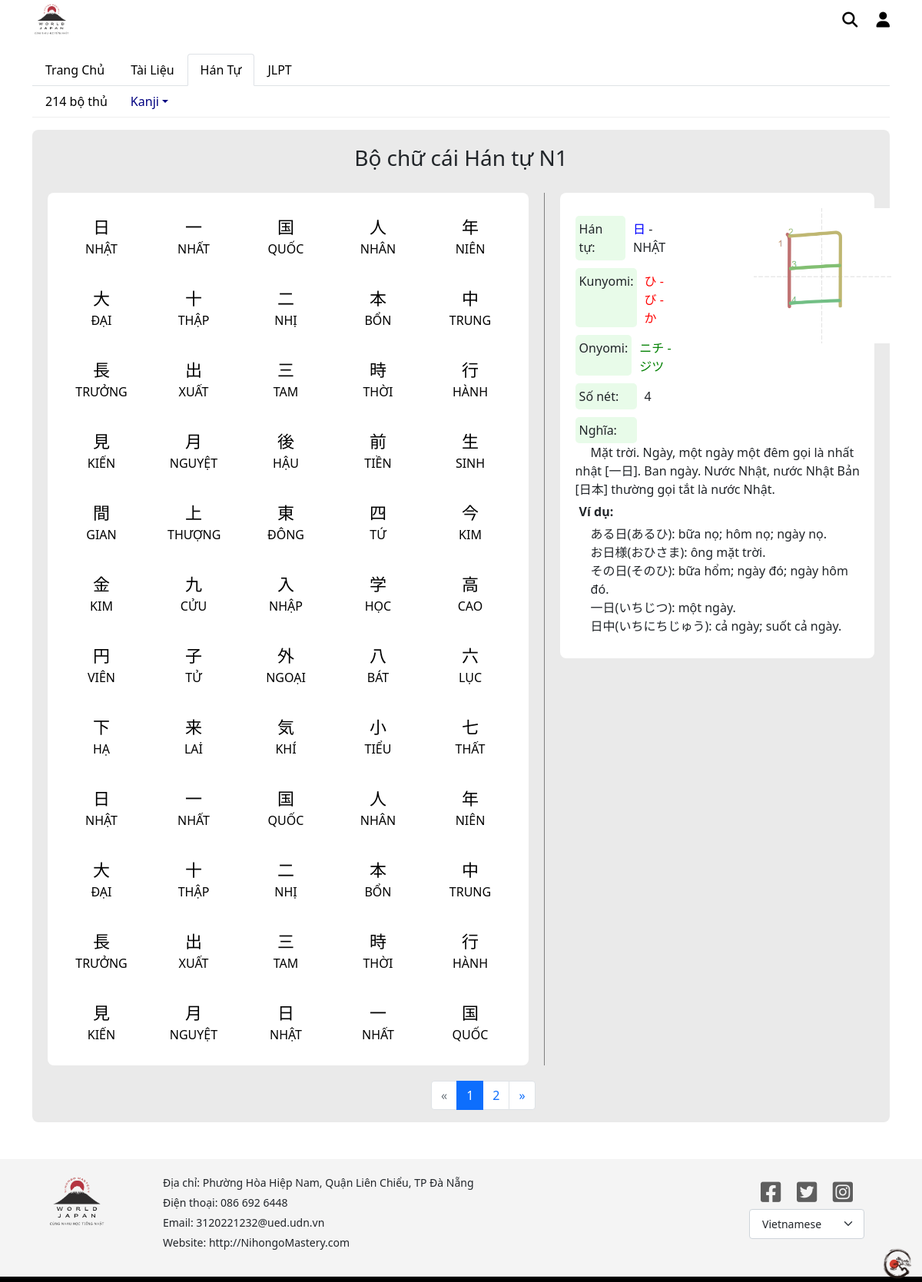
The app's page /Source/source_kanji/kanji/kanjiN1.php with its own data.
### tables this page shows
CREATE TABLE itemKanji(
	id INT AUTO_INCREMENT PRIMARY KEY,
	level_kanji_id INT NOT NULL,
	FOREIGN KEY(level_kanji_id) REFERENCES level_kanji(id),
	item VARCHAR(20) NOT NULL,
	hanTu VARCHAR(255) NOT NULL,
	kunyomi VARCHAR(255),
	onyomi VARCHAR(255),
	soNetChu INT NOT NULL,
	yNghia TEXT NOT NULL,
	imgItem VARCHAR(255) NOT NULL,
	vd_1 TEXT,
	vd_2 TEXT,
	vd_3 TEXT,
	vd_4 TEXT,
	vd_5 TEXT
);

### Source/source_kanji/kanji/kanjiN1.php (the view, shortened to what this page needs)
<?php
    $localhost = "localhost";
    $username = "root";
    $password = "";
    $dbname = "dacn";
    $conn = new mysqli($localhost,$username,$password,$dbname);
    $sql_item = "SELECT item,hanTu FROM itemKanji
        WHERE level_kanji_id like '1';";
    $sql = "SELECT * FROM itemKanji
        WHERE level_kanji_id like '1';";
    $check = $conn->query($sql_item);
    $result = $conn->query($sql);
?>
<!DOCTYPE html>
<html lang="en">
<head>
    <link rel="stylesheet" href="https://cdnjs.cloudflare.com/ajax/libs/bootstrap/5.0.1/css/bootstrap.min.css" />
    <link rel="stylesheet" href="https://cdnjs.cloudflare.com/ajax/libs/font-awesome/6.1.1/css/all.min.css" />
    <link rel="stylesheet" href="kanji.css">
</head>
<body>
    <div class="container-xl">
        <div class="row ">
            <div class="col bar">
                <div class="logo">
                    <a href="#">
                        <img src="./../../image/Nihongo_Master_Logo.png" style="width: 50px;" alt="">
                    </a>
                </div>
            </div>
            <div class="col d-flex justify-content-end bar">
                <div class="login_search" style="margin-top: 11px; ">
                    <a href="#" style="color: black; font-size: 20px; margin-right: 20px;"><i class="fas fa-search"></i></a>
                    <a href="./../../user/info/user.php" style="color: black;font-size: 20px;"><i class="fas fa-user"></i></a>
                </div>
            </div>
        </div>
        <div class="row menu">
            <div class="col">
                <ul class="nav nav-tabs" id="myTab" role="tablist">
                    <li class="nav-item" role="presentation">
                        <button class="nav-link" id="Trang_Chu-tab" data-bs-toggle="tab" data-bs-target="#Trang_Chu" type="button" role="tab" aria-controls="Trang_Chu" aria-selected="false">
                            <span style="color: black;">
                                <a style="text-decoration: none; color: black;" href="./../../home.php">Trang Chủ</a>
                            </span>
                        </button>
                    </li>
                    <li class="nav-item" role="presentation">
                        <button class="nav-link" id="Tai_Lieu-tab" data-bs-toggle="tab" data-bs-target="#Tai_Lieu" type="button" role="tab" aria-controls="Tai_Lieu" aria-selected="false">
                            <span style="color: black;">
                                <a style="text-decoration: none; color: black;" href="./../../source_tai_lieu/tailieu.php">Tài Liệu</a>
                            </span>
                        </button>
                    </li>
                    <li class="nav-item" role="presentation">
                        <button class="nav-link active" id="Han_Tu-tab" data-bs-toggle="tab" data-bs-target="#Han_Tu" type="button" role="tab" aria-controls="Han_Tu" aria-selected="true">
                            <span style="color: black;">
                                <a style="text-decoration: none; color: black;" href="./../bo_thu/bo_thu.php">Hán Tự</a>
                            </span>
                        </button>
                    </li>
                    <li class="nav-item" role="presentation">
                        <button class="nav-link" id="JLPT-tab" data-bs-toggle="tab" data-bs-target="#JLPT" type="button" role="tab" aria-controls="JLPT" aria-selected="false">
                        <span style="color: black;">
                                <a style="text-decoration: none; color: black;" href="./../../source_JLPT/JLPT_Test.php">JLPT</a>
                            </span>
                        </button>
                    </li>
                </ul>
            </div>
        </div>
        <div class="tab-content">
            <div class="tab-pane active" id="Han_Tu" role="tabpanel" aria-labelledby="Han_Tu-tab">
                <div class="menu_bar">
                    <ul>
                        <li class="nav-item dropdown">
                            <a href="./../bo_thu/bo_thu.php">214 bộ thủ</a>
                            <hr>
                        </li>
                        <li class="nav-item dropdown">
                            <a class="nav-link dropdown-toggle" href="#" style="color: navy;" id="dropdownId" data-bs-toggle="dropdown" aria-haspopup="true" aria-expanded="false">Kanji</a>
                            <hr>
                        </li>
                    </ul>
                </div>
                <hr style="color: rgb(189, 189, 189); margin-top: 0px;">
                <div class="content_number-page">
                    <h3 style="padding-top: 20px; text-align: center;">Bộ chữ cái Hán tự N1</h3>
                    <div class="content">
                        <ul class="nav nav-tabs" id="myTab" role="tablist">
                            <?php if (!is_null($check)): ?>
                                <?php $count=0; ?>
                                <?php while ($row = $check->fetch_assoc()): ?>
                                    <?php $count++; ?>
                                    <li class="nav-item list_item" role="presentation">
                                        <button class="nav-link <?php if($count === 1){echo "active";} ?> item" id="<?php echo $item = $row['item']."-tab"; ?>" data-bs-toggle="tab" data-bs-target="<?php echo "#".$item = $row['item']; ?>" type="button" role="tab" aria-controls="<?php echo $item = $row['item']; ?>" aria-selected="<?php if($count === 1){echo "true";}else{echo "false";} ?>">
                                            <div class="itemHanTu">
                                                <?php echo $item = $row['item']; ?>
                                            </div>
                                            <div class="hanTu">
                                                <?php echo $hanTu = $row['hanTu']; ?>
                                            </div>
                                        </button>
                                    </li>
                                    <?php if($count === 60){break;} ?>
                                <?php endwhile; ?>
                            <?php endif; ?>
                        </ul>
                        <div class="tab-content">
                            <?php if (!is_null($result)): ?>
                                <?php $count=0; ?>
                                <?php while ($row = $result->fetch_assoc()): ?>
                                    <?php $count++; ?>
                                    <div class="tab-pane <?php if($count === 1){echo "active";} ?>" id="<?php echo $item=$row['item']; ?>" role="tabpanel" aria-labelledby="<?php echo $item=$row['item']."-tab" ?>">
                                        <div style="display: flex;">
                                            <div class="left">
                                                <div class="item_HanTu">
                                                    <div class="title_item">
                                                        Hán tự:
                                                    </div>
                                                    <div style="margin-top: 5px;">
                                                        <span style="color: blue;">
                                                            <?php echo $item = $row['item']; ?>
                                                        </span>
                                                        <span>
                                                            <?php echo " - ". $hanTu = $row['hanTu']; ?>
                                                        </span>
                                                    </div>
                                                </div>
                                                <div class="item_Kunyomi">
                                                    <div class="title_item">
                                                        Kunyomi:
                                                    </div>
                                                    <span style="color: red; margin-top: 5px;">
                                                        <?php echo $kunyomi = $row['kunyomi']; ?>
                                                    </span>
                                                </div>
                                                <div class="item_Onyomi">
                                                    <div class="title_item">
                                                        Onyomi:
                                                    </div>
                                                    <span style="color: green; margin-top: 5px;">
                                                        <?php echo $onyomi = $row['onyomi']; ?>
                                                    </span>
                                                </div>
                                                <div class="item_SoNet">
                                                    <div class="title_item">
                                                        Số nét:
                                                    </div>
                                                    <span style="margin-top: 5px;" >
                                                        <?php echo $soNetChu = $row['soNetChu']; ?>
                                                    </span>
                                                </div>
                                            </div>
                                            <div class="right" style="margin-left: 100px;">
                                                <div class="imgKanji" style="width: 180px;">
                                                    <img style="width: 100%;" src=" <?php echo "./../../image/kanji_jlpt/". $imgItem = $row['imgItem']; ?>" alt="">
                                                </div>
                                            </div>
                                        </div>
                                        <div class="item_yNghia" style="margin-top: 10px;">
                                            <div class="title_item">
                                                Nghĩa:
                                            </div>
                                            <span style=" margin-left: 20px;">
                                                <?php echo $yNghia = $row['yNghia']; ?>
                                            </span>
                                        </div>
                                        <div class="item_viDu">
                                            <div class="title_item" style="background-color: white; font-weight: bold;">
                                                Ví dụ:
                                            </div>
                                            <div style=" margin-left: 20px;">
                                                <?php echo $vd_1 = $row['vd_1']."."; ?>
                                            </div>
                                            <div style=" margin-left: 20px;">
                                                <?php echo $vd_2 = $row['vd_2']."."; ?>
                                            </div>
                                            <div style=" margin-left: 20px;">
                                                <?php echo $vd_3 = $row['vd_3']."."; ?>
                                            </div>
                                            <div style=" margin-left: 20px;">
                                                <?php echo $vd_4 = $row['vd_4']."."; ?>
                                            </div>
                                            <div style=" margin-left: 20px;">
                                                <?php echo $vd_5 = $row['vd_5']."."; ?>
                                            </div>
                                        </div>
                                    </div>
                                    <?php if($count === 60){break;} ?>
                                <?php endwhile; ?>
                            <?php endif; ?>
                        </div>
                    </div>
                    <nav aria-label="Page navigation" style="width: 60%; display: flex; justify-content: end;">
                      <ul class="pagination" style="margin-right: 15px;">
                        <li class="page-item disabled">
                          <a class="page-link" href="./kanjiN1.php" aria-label="Previous">
                            <span aria-hidden="true">&laquo;</span>
                          </a>
                        </li>
                        <li class="page-item active" aria-current="page"><a class="page-link" href="./kanjiN1.php">1</a></li>
                        <li class="page-item"><a class="page-link" href="./kanjiN1-2.php">2</a></li>
                        <li class="page-item">
                          <a class="page-link" href="./kanjiN1-2.php" aria-label="Next">
                            <span aria-hidden="true">&raquo;</span>
                          </a>
                        </li>
                      </ul>
                    </nav>
                </div>
                </div>
            </div>
        </div>
    <br><br>
    <div class="container-fluid Information">
        <div class="row">
            <div class="col-2 infocomment">
                <div class="logo">
                    <a href="#">
                        <img src="./../../image/Nihongo_Master_Logo.png" style="width: 80px;" alt="">
                    </a>
                </div>
            </div>
            <div class="col-7 infocomment" style="text-align: start;">
                <div class="item_info">
                </div>
                <div class="item_info">
                </div>
                <div class="item_info">
                </div>
                <div class="item_info">
                </div>
            </div>
            <div class="col-3">
                <div style="display: flex; margin: auto;  width: 120px; justify-content: space-between;">
                    <div class="item_logo">
                        <a href="#"><i class="fab fa-facebook-square"></i></a>
                    </div>
                    <div class="item_logo">
                        <a href="#"><i class="fab fa-twitter-square"></i></a>
                    </div>
                    <div class="item_logo">
                        <a href="#"><i class="fab fa-instagram-square"></i>
                        </a>
                    </div>
                </div>
                <div style="width: 150px; margin: 0 auto;">
                    <select class="form-select form-select-lg " name="" id="" style="font-size: 14px;">
                        <option value="vn" selected>Vietnamese</option>
                    </select>
                </div>
            </div>
            <div class="logo_bar">
                <img src="./../../image/image_bg/Bar background.png" alt="">
            </div>
        </div>
    </div>
</body>
</html>

### records on screen
itemkanji: item "日", hanTu "NHẬT", kunyomi "ひ - び - か", onyomi "ニチ - ジツ", soNetChu "4", imgItem (picture), yNghia "Mặt trời. Ngày, một ngày một đêm gọi là nhất nhật [一日]. Ban ngày. Nước Nhật, nước Nhật Bản [日本] thường gọi tắt là nước Nhật.", vd_1 "ある日(あるひ): bữa nọ; hôm nọ; ngày nọ.", vd_2 "お日様(おひさま): ông mặt trời.", vd_3 "その日(そのひ): bữa hổm; ngày đó; ngày hôm đó.", vd_4 "一日(いちじつ): một ngày.", vd_5 "日中(いちにちじゅう): cả ngày; suốt cả ngày."

### other values on screen
$item = $row['item'] "日"
$hanTu = $row['hanTu'] "NHẬT"
$item = $row['item'] "一"
$hanTu = $row['hanTu'] "NHẤT"
$item = $row['item'] "国"
$hanTu = $row['hanTu'] "QUỐC"
$item = $row['item'] "人"
$hanTu = $row['hanTu'] "NHÂN"
$item = $row['item'] "年"
$hanTu = $row['hanTu'] "NIÊN"
$item = $row['item'] "大"
$hanTu = $row['hanTu'] "ĐẠI"
$item = $row['item'] "十"
$hanTu = $row['hanTu'] "THẬP"
$item = $row['item'] "二"
